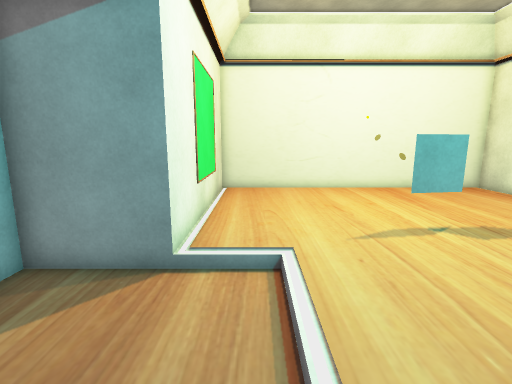
view 1 (above)

12 first-person views from a walk through a scene from a Unity 3-D project. The camera is 1.3 m above the floor, tilts 10° down and sees 85° across. The floor is counted in squares, 0.5 m on a side. Each view is taken from the middle of a square. On the plan, view 1 faces up. The plan holds only what a view shows up to about 19 squares ahead; the rest is blank. Some surface patterns are stand-ins.

view 2
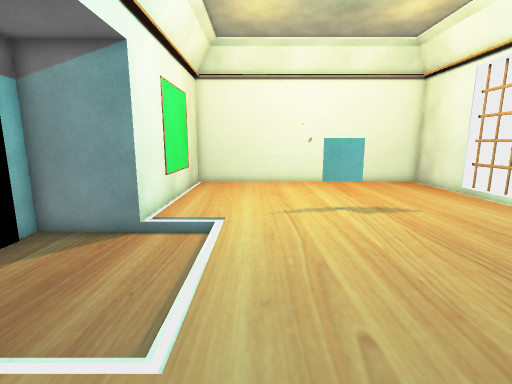

view 3
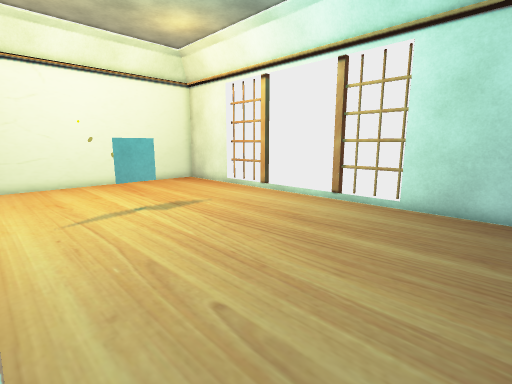

view 4
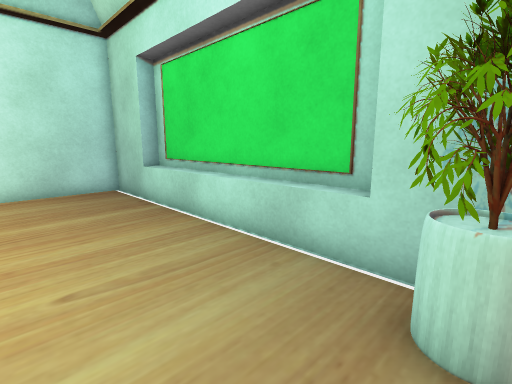

view 5
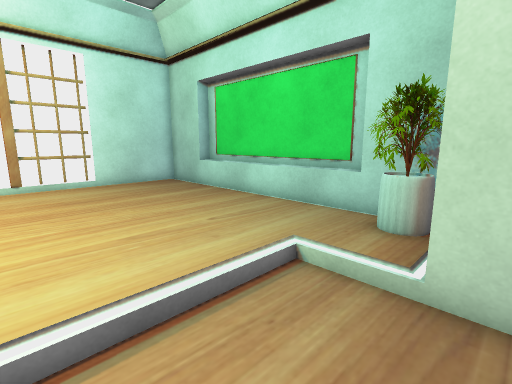

view 6
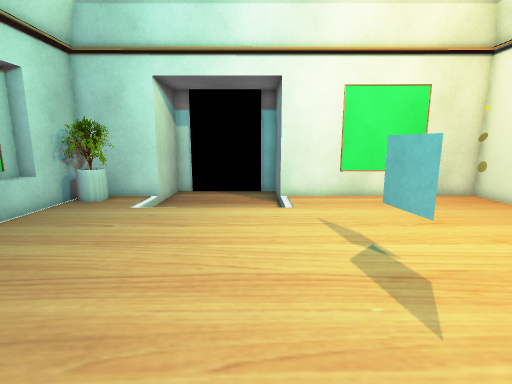

view 7
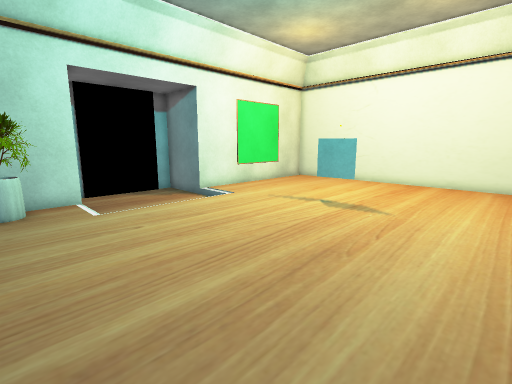

view 8
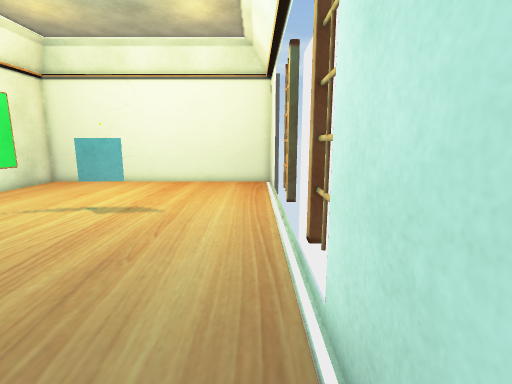

view 9
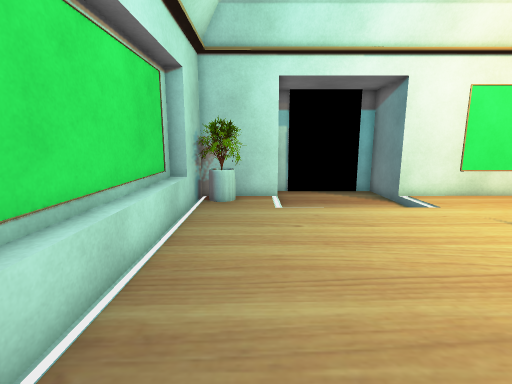

view 10
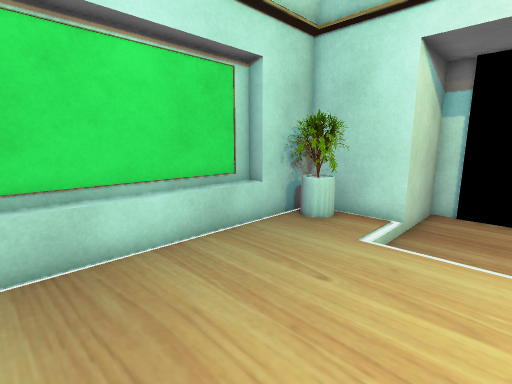

view 11
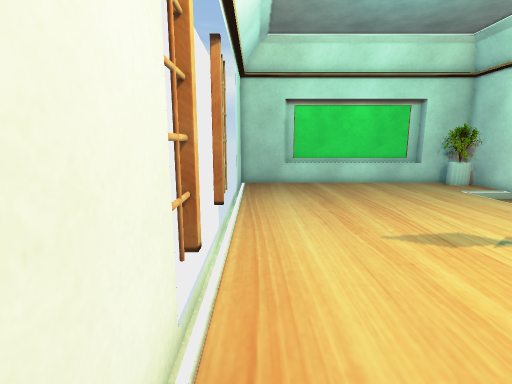

view 12
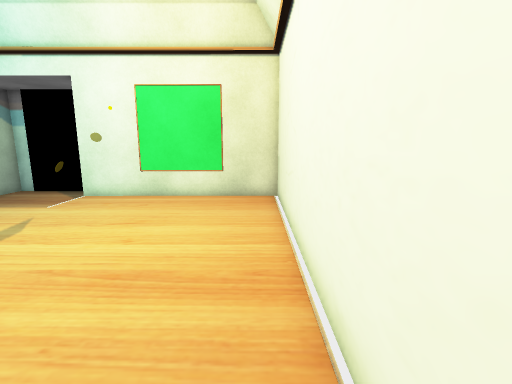

### Floor plan
Key: @ floor where view 1 was taken; # wall or solid block; . main floor; - floor 0.25 m lower than the main floor; / step, stairs or slope; T thing the floor can be seen under or through.
Columns run from 5 left of view 1 to 13 right of it. Each row starts with its distance up from view 1.
 16    ################
 15    #..............#
 14    #..............#
 13    #..............#
 12    #..............#
 11    #...... .......#
 10    #...... .......#
  9    #......TT......#
  8    #......T ......#
  7    #..............
  6 ####//............
  5 #-----............
  4 #-----............#
  3 #-----............#
  2 #-----............#
  1 #-----............#
  0 ####/@............#
 -1    # .............#
 -2    ###............#
 -3     ##............#
 -4      ##############

Positions as (right, up) in squares from view 1, and headings:
1: (0, 0), facing up
2: (2, -3), facing up
3: (1, -3), facing up-right
4: (-1, 1), facing down-right
5: (-3, 5), facing down-right
6: (12, 5), facing left
7: (12, -3), facing up-left
8: (12, -3), facing up
9: (12, -1), facing left
10: (8, 3), facing down-left
11: (12, 15), facing down
12: (12, 15), facing left
